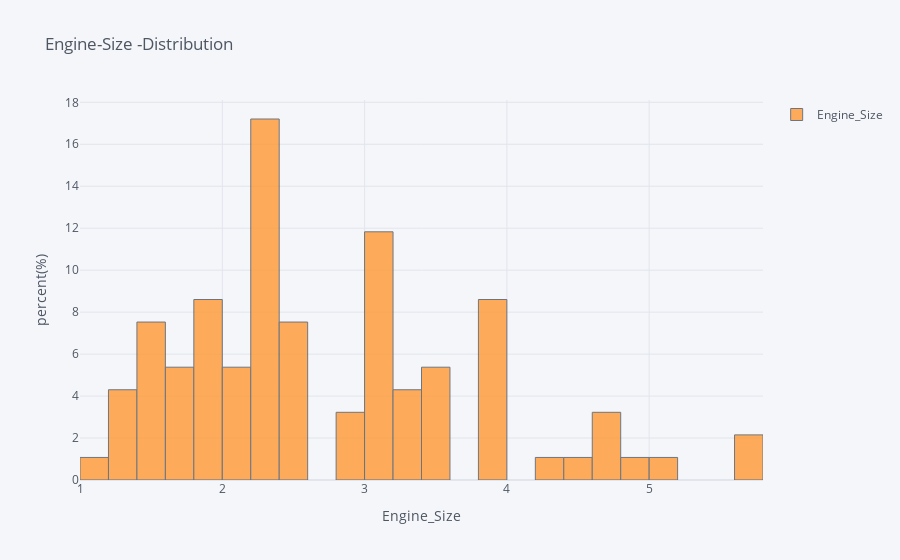

This figure's notebook cell:
### Markdown cell above
### Showing the engine-size distribution

### Code cell
data["Engine_Size"].iplot(kind="hist",bins=30,
               title="Engine-Size -Distribution",
                xTitle="Engine_Size",
               yTitle="percent(%)",barmode="group",
               legend=True,
               width=1,histnorm="percent")

### Figure 1 — Plotly figure (JSON) as saved in the notebook; plotly's stock layout.template omitted (floating-point values rounded to 4 significant figures)
{"data": [{"histfunc": "count", "histnorm": "percent", "marker": {"color": "rgba(255, 153, 51, 1.0)", "line": {"color": "#4D5663", "width": 1}}, "name": "Engine_Size", "nbinsx": 30, "opacity": 0.8, "orientation": "v", "type": "histogram", "x": [1.8, 3.2, 2.8, 2.8, 3.5, 2.2, 3.8, 5.7, 3.8, 4.9, 4.6, 2.2, 2.2, 3.4, 2.2, 3.8, 4.3, 5, 5.7, 3.3, 3, 3.3, 1.5, 2.2, 2.5, 3, 2.5, 3, 1.5, 3.5, 1.3, 1.8, 2.3, 2.3, 2, 3, 3, 4.6, 1, 1.6, 2.3, 1.5, 2.2, 1.5, 1.8, 1.5, 2, 4.5, 3, 3, 3.8, 4.6, 1.6, 1.8, 2.5, 3, 1.3, 2.3, 3.2, 1.6, 3.8, 1.5, 3, 1.6, 2.4, 3, 3, 2.3, 2.2, 3.8, 3.8, 1.8, 1.6, 2, 3.4, 3.4, 3.8, 2.1, 1.9, 1.2, 1.8, 2.2, 1.3, 1.5, 2.2, 2.2, 2.4, 1.8, 2.5, 2, 2.8, 2.3, 2.4]}], "layout": {"barmode": "group", "legend": {"bgcolor": "#F5F6F9", "font": {"color": "#4D5663"}}, "paper_bgcolor": "#F5F6F9", "plot_bgcolor": "#F5F6F9", "showlegend": true, "title": {"font": {"color": "#4D5663"}, "text": "Engine-Size -Distribution"}, "xaxis": {"gridcolor": "#E1E5ED", "showgrid": true, "tickfont": {"color": "#4D5663"}, "title": {"font": {"color": "#4D5663"}, "text": "Engine_Size"}, "zerolinecolor": "#E1E5ED"}, "yaxis": {"gridcolor": "#E1E5ED", "showgrid": true, "tickfont": {"color": "#4D5663"}, "title": {"font": {"color": "#4D5663"}, "text": "percent(%)"}, "zerolinecolor": "#E1E5ED"}}}
